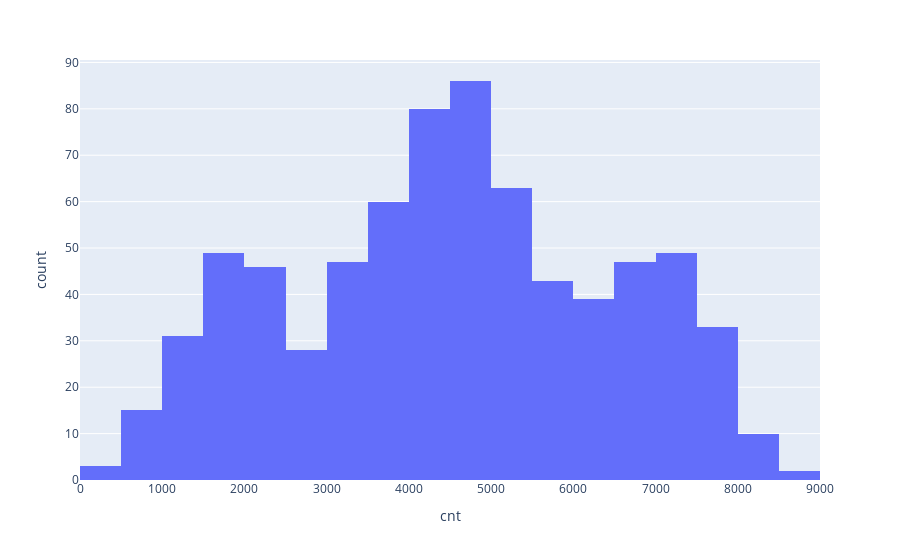

The notebook cell this image was saved under:
### Markdown cell above
## Highlighting Target Vector

### Code cell
px.histogram(df, x='cnt')

### Figure 1 — Plotly figure (JSON) as saved in the notebook; plotly's stock layout.template omitted (floating-point values rounded to 4 significant figures; data arrays with more than 128 entries replaced by an {"elided": "..."} marker saying what was removed)
{"data": [{"alignmentgroup": "True", "bingroup": "x", "hovertemplate": "cnt=%{x}<br>count=%{y}<extra></extra>", "legendgroup": "", "marker": {"color": "#636efa", "pattern": {"shape": ""}}, "name": "", "offsetgroup": "", "orientation": "v", "showlegend": false, "type": "histogram", "x": {"elided": "731 int values"}, "xaxis": "x", "yaxis": "y"}], "layout": {"barmode": "relative", "legend": {"tracegroupgap": 0}, "margin": {"t": 60}, "xaxis": {"anchor": "y", "domain": [0, 1], "title": {"text": "cnt"}}, "yaxis": {"anchor": "x", "domain": [0, 1], "title": {"text": "count"}}}}
